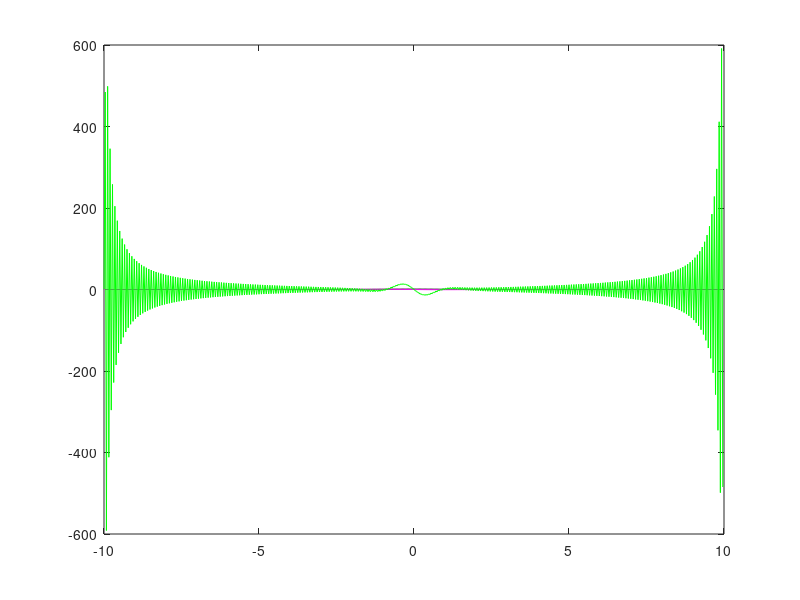

Reproduce this figure in MATLAB.
clear all; close all; clc

L=20;%size of domain
%if not periodic we have problems
%function trying to be periodic.
%and we have big error at boundaries

n=512;%point to descritize 2^7

x2=linspace(-L/2,L/2,n+1);
x=x2(1:n);

u=sech(x);
ud=-sech(x).*tanh(x);

k=(2*pi/L)*[0:(n/2-1) (-n/2):-1];
ut=fft(u);

%5th derivitive
u5dt=(((i*k).^5).*ut);
u5d=ifft(u5dt);

plot(x,u,'k',x,ud,'m',x,u5d,'g-')